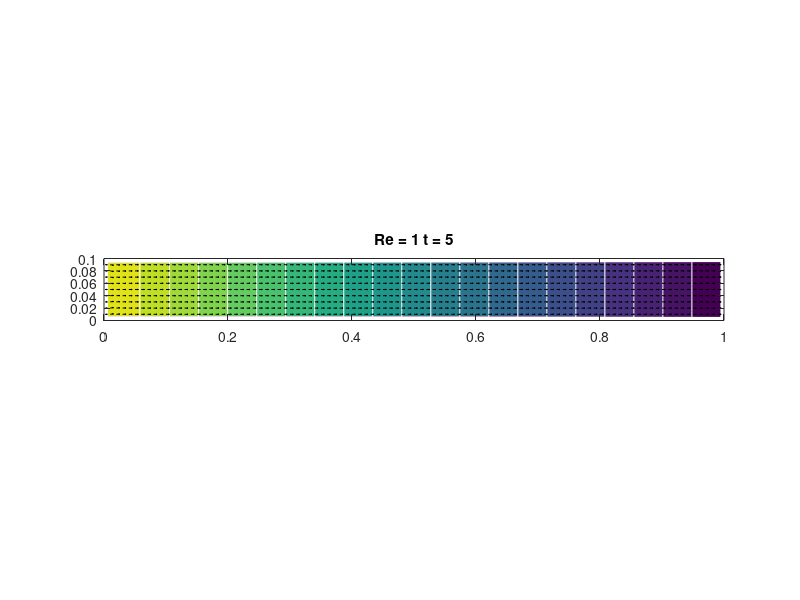

Write the MATLAB code that produced this figure.
function [Ue] = Vincent
%MIT18086_NAVIERSTOKES
% Solves the incompressible Navier-Stokes equations in a
% rectangular domain with prescribed velocities along the
% boundary. The solution method is finite differencing on
% a staggered grid with implicit diffusion and a Chorin
% projection method for the pressure.
% Visualization is done by a colormap-isoline plot for
% pressure and normalized quiver and streamline plot for
% the velocity field.

% 07/2007 by Benjamin Seibold
% http://www-math.mit.edu/~seibold/
% Feel free to modify for teaching and learning.
%
% 08/2011 by Vincent van Dijk
% Changed to inflow/outflow conditions
%-----------------------------------------------------------------------
Re = 1e0; % Reynolds number
dt = 1e-3; % time step
tf = 5e-0; % final time
lx = 1; % width of box
ly = 0.1; % height of box
nx = 100; % number of x-gridpoints
ny = 10; % number of y-gridpoints
nsteps = 10; % number of steps with graphic output
%-----------------------------------------------------------------------
nt = ceil(tf/dt); dt = tf/nt;
x = linspace(0,lx,nx+1); hx = lx/nx;
y = linspace(0,ly,ny+1); hy = ly/ny;
[X,Y] = meshgrid(y,x);
%-----------------------------------------------------------------------
% initial conditions
U = zeros(nx-1,ny); V = zeros(nx,ny-1);
% boundary conditions
uN = x*0; vN = avg(x)*0;
uS = x*0; vS = avg(x)*0;
uW = avg(y)*0+1; vW = y*0;
uE = avg(y)*0; vE = y*0;
%-----------------------------------------------------------------------
Ubc = dt/Re*([2*uS(2:end-1)' zeros(nx-1,ny-2) 2*uN(2:end-1)']/hx^2+...
[uW;zeros(nx-3,ny);uE]/hy^2);
Vbc = dt/Re*([vS' zeros(nx,ny-3) vN']/hx^2+...
[2*vW(2:end-1);zeros(nx-2,ny-1);2*vE(2:end-1)]/hy^2);

fprintf('initialization')
Lp = kron(speye(ny),K1(nx,hx,1,3))+kron(K1(ny,hy,1,1),speye (nx));
perp = symamd(Lp); Rp = chol(Lp(perp,perp)); Rpt = Rp';
Lu = speye((nx-1)*ny)+dt/Re*(kron(speye(ny),K1(nx-1,hx,2,1))+...
kron(K1(ny,hy,3,3),speye(nx-1)));
peru = symamd(Lu); Ru = chol(Lu(peru,peru)); Rut = Ru';
Lv = speye(nx*(ny-1))+dt/Re*(kron(speye(ny-1),K1(nx,hx,3,3))+...
kron(K1(ny-1,hy,2,2),speye(nx)));
perv = symamd(Lv); Rv = chol(Lv(perv,perv)); Rvt = Rv';
%Lq = kron(speye(ny-1),K1(nx-1,hx,2))+kron(K1(ny-1,hy,2),speye(nx-1));
%perq = symamd(Lq); Rq = chol(Lq(perq,perq)); Rqt = Rq';

fprintf(', time loop\n--20%%--40%%--60%%--80%%-100%%\n')
for k = 1:nt
% treat nonlinear terms
gamma = min(1.2*dt*max(max(max(abs(U)))/hx,max(max(abs(V)))/hy),1);
Ue = [uW;U;uE]; Ue = [2*uS'-Ue(:,1) Ue 2*uN'-Ue(:,end)];
Ve = [vS' V vN']; Ve = [2*vW-Ve(1,:);Ve;2*vE-Ve(end,:)];
Ua = avg(Ue')'; Ud = diff(Ue')'/2;
Va = avg(Ve); Vd = diff(Ve)/2;
UVx = diff(Ua.*Va-gamma*abs(Ua).*Vd)/hx;
UVy = diff((Ua.*Va-gamma*Ud.*abs(Va))')'/hy;
Ua = avg(Ue(:,2:end-1)); Ud = diff(Ue(:,2:end-1))/2;
Va = avg(Ve(2:end-1,:)')'; Vd = diff(Ve(2:end-1,:)')'/2;
U2x = diff(Ua.^2-gamma*abs(Ua).*Ud)/hx;
V2y = diff((Va.^2-gamma*abs(Va).*Vd)')'/hy;
U = U-dt*(UVy(2:end-1,:)+U2x);
V = V-dt*(UVx(:,2:end-1)+V2y);

% implicit viscosity
rhs = reshape(U+Ubc,[],1);
u(peru) = Ru\(Rut\rhs(peru));
U = reshape(u,nx-1,ny);
rhs = reshape(V+Vbc,[],1);
v(perv) = Rv\(Rvt\rhs(perv));
V = reshape(v,nx,ny-1);

% pressure correction
rhs = reshape(diff([uW;U;uE])/hx+diff([vS' V vN']')'/hy,[],1);
p(perp) = -Rp\(Rpt\rhs(perp));
P = reshape(p,nx,ny);
U = U-diff(P)/hx;
V = V-diff(P')'/hy;

uE = U(end,:);% + hx*Re*P(end-1,:)/dt; Will become unstable for small dt
% You can remove it because P(end,:)->0

P=P/dt; % This is the actual pressure
%(notice the dt missing in the pressure correction step).
% visualization
if floor(25*k/nt)>floor(25*(k-1)/nt), fprintf('.'), end
if k==1||floor(nsteps*k/nt)>floor(nsteps*(k-1)/nt)
% stream function
%rhs = reshape(diff(U')'/hy-diff(V)/hx,[],1);
%q(perq) = Rq\(Rqt\rhs(perq));
%Q = zeros(nx+1,ny+1);
%Q(2:end-1,2:end-1) = reshape(q,nx-1,ny-1);
clf, contourf(avg(x),avg(y),P',20,'w-'), hold on
%contour(x,y,Q',20,'k-');
Ue = [uS' avg([uW;U;uE]')' uN'];
Ve = [vW;avg([vS' V vN']);vE];
Len = sqrt(Ue.^2+Ve.^2+eps);
quiver(x,y,(Ue./Len)',(Ve./Len)',.4,'k-')
hold off, axis equal, axis([0 lx 0 ly])
P = sort(P); caxis(P([1 end]))
title(sprintf('Re = %0.1g t = %0.2g',Re,k*dt))
drawnow
end
end
fprintf('\n')

%================================================= ======================

function B = avg(A,k)
if nargin<2, k = 1; end
if size(A,1)==1, A = A'; end
if k<2, B = (A(2:end,:)+A(1:end-1,:))/2; else, B = avg(A,k-1); end
if size(A,2)==1, B = B'; end

function A = K1(n,h,a11,a22)
% a11: Neumann=1, Dirichlet=2, Dirichlet mid=3;
A = spdiags([-1 a11 0;ones(n-2,1)*[-1 2 -1];0 a22 -1],-1:1,n,n)'/h^2;